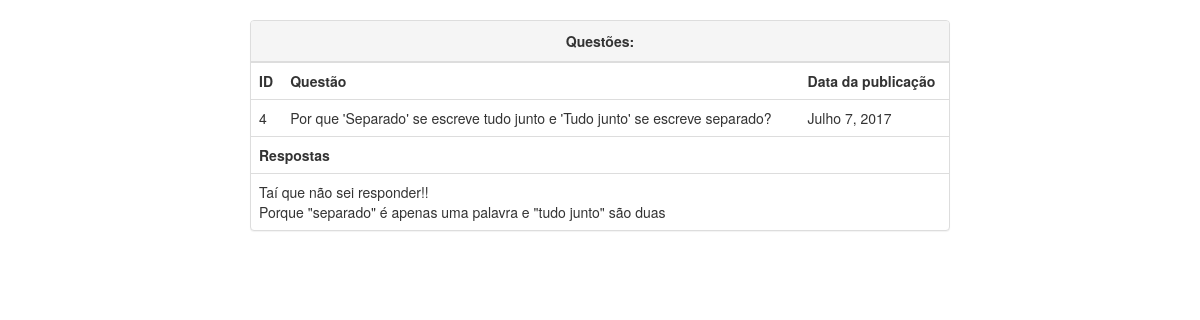
/question/4, run on the app's committed database.
### pools/models.py (models this page shows, shortened)
class Question(models.Model):
    question_text = models.CharField(max_length=255, null=False)
    closed = models.BooleanField(default=False)
    pub_date = models.DateField()

class Choice(models.Model):
    question = models.ForeignKey(Question, on_delete=models.CASCADE, null=True)
    choice_text = models.CharField(max_length=255)
    votes = models.IntegerField(default=0)
    def __str__(self):
        return self.choice_text

### pools/views.py (the view)
# urls.py: url(r'^question/(?P<question_id>\d+)$', views.exibir, name='exibir'),
def exibir(request, question_id):
    question = Question.objects.get(id=question_id)
    choices = question.choice_set.all()
    contexto = {'question': question, 'choices': choices}
    return render(request, 'question.html', contexto)

### pools/templates/question.html
{% extends 'base.html' %}
{% block body %}
<div class="panel panel-default">
    <div class="panel-heading text-center"><strong>Questões:</strong></div>
    <table class="table">
        <tr>
            <th>ID</th>
            <th>Questão</th>
            <th>Data da publicação</th>
        </tr>
        <tr>
            <td>{{question.id}}</td>
            <td>{{question.question_text}}</td>
            <td>{{question.pub_date}}</td>
        </tr>
    </table>
    <table class="table">
        <tr>
            <th>
                Respostas
            </th>
        </tr>
        <td>
        {% for i in choices %}
        {{i}}
        <br>
        {% endfor %}
        </td>
    </table>
</div>
{% endblock %}

### pools/static/styles/main.css (style rules this page uses)
body { padding-top: 20px; padding-bottom: 20px; }

### data on the page
Question: id "4", question_text "Por que 'Separado' se escreve tudo junto e 'Tudo junto' se escreve separado?", pub_date "Julho 7, 2017"
Choice: choice_text "Taí que não sei responder!!"
Choice: choice_text "Porque \"separado\" é apenas uma palavra e \"tudo junto\" são duas"
